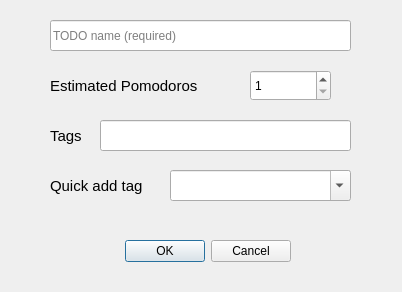
<?xml version="1.0" encoding="UTF-8"?>
<ui version="4.0">
 <class>AddTodoItemDialog</class>
 <widget class="QDialog" name="AddTodoItemDialog">
  <property name="geometry">
   <rect>
    <x>0</x>
    <y>0</y>
    <width>402</width>
    <height>292</height>
   </rect>
  </property>
  <property name="windowTitle">
   <string>Add TODO item</string>
  </property>
  <widget class="QDialogButtonBox" name="buttonBox">
   <property name="geometry">
    <rect>
     <x>30</x>
     <y>221</y>
     <width>261</width>
     <height>61</height>
    </rect>
   </property>
   <property name="orientation">
    <enum>Qt::Horizontal</enum>
   </property>
   <property name="standardButtons">
    <set>QDialogButtonBox::Cancel|QDialogButtonBox::Ok</set>
   </property>
  </widget>
  <widget class="QLineEdit" name="todoName">
   <property name="geometry">
    <rect>
     <x>50</x>
     <y>20</y>
     <width>301</width>
     <height>31</height>
    </rect>
   </property>
   <property name="placeholderText">
    <string>TODO name (required)</string>
   </property>
  </widget>
  <widget class="QSpinBox" name="estimatedPomodoros">
   <property name="geometry">
    <rect>
     <x>250</x>
     <y>70</y>
     <width>81</width>
     <height>31</height>
    </rect>
   </property>
   <property name="minimum">
    <number>1</number>
   </property>
  </widget>
  <widget class="QLabel" name="label">
   <property name="geometry">
    <rect>
     <x>50</x>
     <y>70</y>
     <width>171</width>
     <height>31</height>
    </rect>
   </property>
   <property name="font">
    <font>
     <pointsize>11</pointsize>
    </font>
   </property>
   <property name="text">
    <string>Estimated Pomodoros</string>
   </property>
  </widget>
  <widget class="QComboBox" name="tags">
   <property name="geometry">
    <rect>
     <x>170</x>
     <y>170</y>
     <width>181</width>
     <height>31</height>
    </rect>
   </property>
   <property name="editable">
    <bool>true</bool>
   </property>
  </widget>
  <widget class="QLabel" name="label_2">
   <property name="geometry">
    <rect>
     <x>50</x>
     <y>120</y>
     <width>61</width>
     <height>31</height>
    </rect>
   </property>
   <property name="font">
    <font>
     <pointsize>11</pointsize>
    </font>
   </property>
   <property name="text">
    <string>Tags</string>
   </property>
  </widget>
  <widget class="QLineEdit" name="leTags">
   <property name="geometry">
    <rect>
     <x>100</x>
     <y>120</y>
     <width>251</width>
     <height>31</height>
    </rect>
   </property>
  </widget>
  <widget class="QLabel" name="label_3">
   <property name="geometry">
    <rect>
     <x>50</x>
     <y>170</y>
     <width>111</width>
     <height>31</height>
    </rect>
   </property>
   <property name="font">
    <font>
     <pointsize>11</pointsize>
    </font>
   </property>
   <property name="text">
    <string>Quick add tag</string>
   </property>
  </widget>
 </widget>
 <tabstops>
  <tabstop>todoName</tabstop>
  <tabstop>estimatedPomodoros</tabstop>
  <tabstop>leTags</tabstop>
  <tabstop>tags</tabstop>
 </tabstops>
 <resources/>
 <connections>
  <connection>
   <sender>buttonBox</sender>
   <signal>accepted()</signal>
   <receiver>AddTodoItemDialog</receiver>
   <slot>accept()</slot>
   <hints>
    <hint type="sourcelabel">
     <x>248</x>
     <y>254</y>
    </hint>
    <hint type="destinationlabel">
     <x>157</x>
     <y>274</y>
    </hint>
   </hints>
  </connection>
  <connection>
   <sender>buttonBox</sender>
   <signal>rejected()</signal>
   <receiver>AddTodoItemDialog</receiver>
   <slot>reject()</slot>
   <hints>
    <hint type="sourcelabel">
     <x>316</x>
     <y>260</y>
    </hint>
    <hint type="destinationlabel">
     <x>286</x>
     <y>274</y>
    </hint>
   </hints>
  </connection>
 </connections>
</ui>
